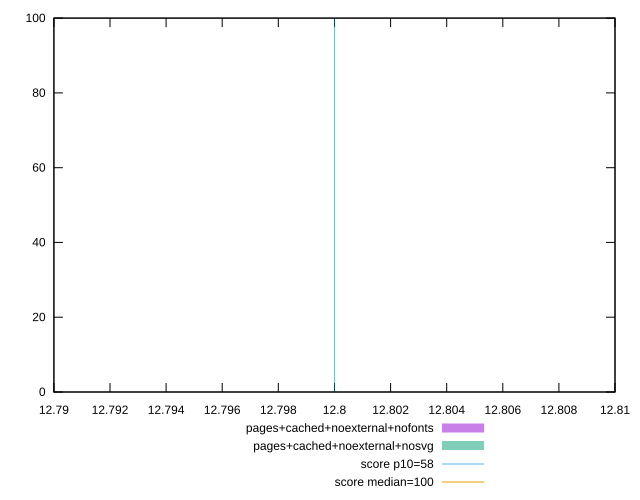

Write the gnuplot code that produced this figure.
reset

$pagesCachedNoexternalNofonts <<EOF
12.799999999999999 100
EOF

$pagesCachedNoexternalNosvg <<EOF
12.799999999999999 100
EOF

set key outside below
set boxwidth 1e-12
set xrange [12.790000000000001:12.81]
set yrange [0:100]
set style fill transparent solid 0.5 noborder

set parametric
set terminal svg size 640, 500 enhanced background rgb 'white'
set output "report_00007_2020-12-11T15:55:29.892Z/estimated-input-latency/comparison/histogram/6_vs_7.svg"

plot $pagesCachedNoexternalNofonts title "pages+cached+noexternal+nofonts" with boxes, \
     $pagesCachedNoexternalNosvg title "pages+cached+noexternal+nosvg" with boxes, \
     58,t title "score p10=58", \
     100,t title "score median=100"

reset
